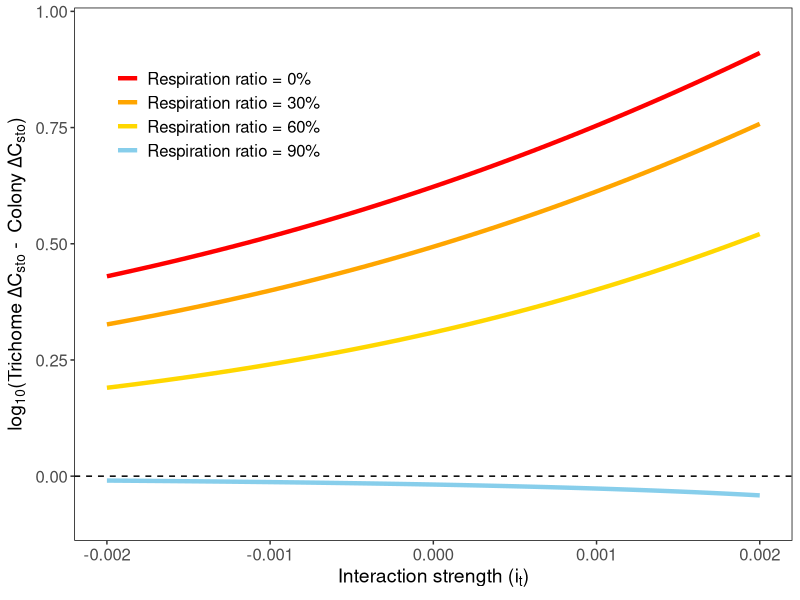

Here is the R script that generated this plot:



require(tidyverse)
require(cowplot)

######CHANGING INTERACTIONS######

interaction.strength <- seq(-0.002,0.002, by = 0.0001)
respiration.ratio <- 0
net.change.trichome <- vector()
net.change.colony <- vector()

for(r in 1:length(interaction.strength)){
  ######SINGLE TRICHOME
  
  carbon.fixation.rate <- 0.015
  nitrogen.fixation.rate  <- 0.0075
  respiration.rate <- respiration.ratio*carbon.fixation.rate
  carbon.nitrogen.conversion <- 1
  n_to_c <- 0.159
  t <- 2:720
  start.carbon <- 100
  carbon.storage <- vector()
  carbon.storage[1] <- start.carbon
  
  i = 1
  
  carbon.storage[i] <- (carbon.fixation.rate  - respiration.rate - 
                          (nitrogen.fixation.rate*carbon.nitrogen.conversion*n_to_c)) +
    start.carbon
  
  
  for(i in t){
    
    interaction.rate <- interaction.strength[r]*(carbon.storage[i-1])
    
    carbon.storage[i] <- (carbon.fixation.rate  - respiration.rate - 
                            (nitrogen.fixation.rate*carbon.nitrogen.conversion*n_to_c)) + interaction.rate + 
      carbon.storage[i-1]
    
  }
  
  net.change.trichome[r] <- carbon.storage[720] - carbon.storage[1]
  
  
  ######COLONY
  
  carbon.fixation.rate <- 0.010
  nitrogen.fixation.rate  <- 0.004
  respiration.rate <- respiration.ratio*carbon.fixation.rate
  carbon.nitrogen.conversion <- 1
  n_to_c <- 0.159
  t <- 2:720
  start.carbon <- 100
  carbon.storage <- vector()
  carbon.storage[1] <- start.carbon
  
  i = 1
  
  carbon.storage[i] <- (carbon.fixation.rate  - respiration.rate - 
                          (nitrogen.fixation.rate*carbon.nitrogen.conversion*n_to_c)) +
    start.carbon
  
  
  for(i in t){
    
    interaction.rate <- interaction.strength[r]*(carbon.storage[i-1])
    
    carbon.storage[i] <- (carbon.fixation.rate  - respiration.rate - 
                            (nitrogen.fixation.rate*carbon.nitrogen.conversion*n_to_c)) + interaction.rate + 
      carbon.storage[i-1]
    
  }
  
  net.change.colony[r] <-  carbon.storage[720] - carbon.storage[1]
  
}


colony <- data.frame(interaction.strength, net.change.colony,"Colony")
trichome <- data.frame(interaction.strength, net.change.trichome,"Free trichome")
colnames(colony) <- c("Ratio","Change","Group")
colnames(trichome) <- c("Ratio","Change","Group")
plotdf <- data.frame(interaction.strength, trichome$Change - colony$Change, "Respiration ratio = 0%")
colnames(plotdf) <- c("Ratio","Change", "Model")

df1 <- plotdf


interaction.strength <- seq(-0.002,0.002, by = 0.0001)
respiration.ratio <- 0.3
net.change.trichome <- vector()
net.change.colony <- vector()

for(r in 1:length(interaction.strength)){
  ######SINGLE TRICHOME
  
  carbon.fixation.rate <- 0.015
  nitrogen.fixation.rate  <- 0.0075
  respiration.rate <- respiration.ratio*carbon.fixation.rate
  carbon.nitrogen.conversion <- 1
  n_to_c <- 0.159
  t <- 2:720
  start.carbon <- 100
  carbon.storage <- vector()
  carbon.storage[1] <- start.carbon
  
  i = 1
  
  carbon.storage[i] <- (carbon.fixation.rate  - respiration.rate - 
                          (nitrogen.fixation.rate*carbon.nitrogen.conversion*n_to_c)) +
    start.carbon
  
  
  for(i in t){
    
    interaction.rate <- interaction.strength[r]*(carbon.storage[i-1])
    
    carbon.storage[i] <- (carbon.fixation.rate  - respiration.rate - 
                            (nitrogen.fixation.rate*carbon.nitrogen.conversion*n_to_c)) + interaction.rate + 
      carbon.storage[i-1]
    
  }
  
  net.change.trichome[r] <- carbon.storage[720] - carbon.storage[1]
  
  
  ######COLONY
  
  carbon.fixation.rate <- 0.010
  nitrogen.fixation.rate  <- 0.004
  respiration.rate <- respiration.ratio*carbon.fixation.rate
  carbon.nitrogen.conversion <- 1
  n_to_c <- 0.159
  t <- 2:720
  start.carbon <- 100
  carbon.storage <- vector()
  carbon.storage[1] <- start.carbon
  
  i = 1
  
  carbon.storage[i] <- (carbon.fixation.rate  - respiration.rate - 
                          (nitrogen.fixation.rate*carbon.nitrogen.conversion*n_to_c)) +
    start.carbon
  
  
  for(i in t){
    
    interaction.rate <- interaction.strength[r]*(carbon.storage[i-1])
    
    carbon.storage[i] <- (carbon.fixation.rate  - respiration.rate - 
                            (nitrogen.fixation.rate*carbon.nitrogen.conversion*n_to_c)) + interaction.rate + 
      carbon.storage[i-1]
    
  }
  
  net.change.colony[r] <-  carbon.storage[720] - carbon.storage[1]
  
}


colony <- data.frame(interaction.strength, net.change.colony,"Colony")
trichome <- data.frame(interaction.strength, net.change.trichome,"Free trichome")
colnames(colony) <- c("Ratio","Change","Group")
colnames(trichome) <- c("Ratio","Change","Group")
plotdf <- data.frame(interaction.strength, trichome$Change - colony$Change, "Respiration ratio = 30%")
colnames(plotdf) <- c("Ratio","Change", "Model")

df2 <- plotdf


interaction.strength <- seq(-0.002,0.002, by = 0.0001)
respiration.ratio <- 0.6
net.change.trichome <- vector()
net.change.colony <- vector()

for(r in 1:length(interaction.strength)){
  ######SINGLE TRICHOME
  
  carbon.fixation.rate <- 0.015
  nitrogen.fixation.rate  <- 0.0075
  respiration.rate <- respiration.ratio*carbon.fixation.rate
  carbon.nitrogen.conversion <- 1
  n_to_c <- 0.159
  t <- 2:720
  start.carbon <- 100
  carbon.storage <- vector()
  carbon.storage[1] <- start.carbon
  
  i = 1
  
  carbon.storage[i] <- (carbon.fixation.rate  - respiration.rate - 
                          (nitrogen.fixation.rate*carbon.nitrogen.conversion*n_to_c)) +
    start.carbon
  
  
  for(i in t){
    
    interaction.rate <- interaction.strength[r]*(carbon.storage[i-1])
    
    carbon.storage[i] <- (carbon.fixation.rate  - respiration.rate - 
                            (nitrogen.fixation.rate*carbon.nitrogen.conversion*n_to_c)) + interaction.rate + 
      carbon.storage[i-1]
    
  }
  
  net.change.trichome[r] <- carbon.storage[720] - carbon.storage[1]
  
  
  ######COLONY
  
  carbon.fixation.rate <- 0.010
  nitrogen.fixation.rate  <- 0.004
  respiration.rate <- respiration.ratio*carbon.fixation.rate
  carbon.nitrogen.conversion <- 1
  n_to_c <- 0.159
  t <- 2:720
  start.carbon <- 100
  carbon.storage <- vector()
  carbon.storage[1] <- start.carbon
  
  i = 1
  
  carbon.storage[i] <- (carbon.fixation.rate  - respiration.rate - 
                          (nitrogen.fixation.rate*carbon.nitrogen.conversion*n_to_c)) +
    start.carbon
  
  
  for(i in t){
    
    interaction.rate <- interaction.strength[r]*(carbon.storage[i-1])
    
    carbon.storage[i] <- (carbon.fixation.rate  - respiration.rate - 
                            (nitrogen.fixation.rate*carbon.nitrogen.conversion*n_to_c)) + interaction.rate + 
      carbon.storage[i-1]
    
  }
  
  net.change.colony[r] <-  carbon.storage[720] - carbon.storage[1]
  
}


colony <- data.frame(interaction.strength, net.change.colony,"Colony")
trichome <- data.frame(interaction.strength, net.change.trichome,"Free trichome")
colnames(colony) <- c("Ratio","Change","Group")
colnames(trichome) <- c("Ratio","Change","Group")
plotdf <- data.frame(interaction.strength, trichome$Change - colony$Change, "Respiration ratio = 60%")
colnames(plotdf) <- c("Ratio","Change", "Model")

df3 <- plotdf



interaction.strength <- seq(-0.002,0.002, by = 0.0001)
respiration.ratio <- 0.9
net.change.trichome <- vector()
net.change.colony <- vector()

for(r in 1:length(interaction.strength)){
  ######SINGLE TRICHOME
  
  carbon.fixation.rate <- 0.015
  nitrogen.fixation.rate  <- 0.0075
  respiration.rate <- respiration.ratio*carbon.fixation.rate
  carbon.nitrogen.conversion <- 1
  n_to_c <- 0.159
  t <- 2:720
  start.carbon <- 100
  carbon.storage <- vector()
  carbon.storage[1] <- start.carbon
  
  i = 1
  
  carbon.storage[i] <- (carbon.fixation.rate  - respiration.rate - 
                          (nitrogen.fixation.rate*carbon.nitrogen.conversion*n_to_c)) +
    start.carbon
  
  
  for(i in t){
    
    interaction.rate <- interaction.strength[r]*(carbon.storage[i-1])
    
    carbon.storage[i] <- (carbon.fixation.rate  - respiration.rate - 
                            (nitrogen.fixation.rate*carbon.nitrogen.conversion*n_to_c)) + interaction.rate + 
      carbon.storage[i-1]
    
  }
  
  net.change.trichome[r] <- carbon.storage[720] - carbon.storage[1]
  
  
  ######COLONY
  
  carbon.fixation.rate <- 0.010
  nitrogen.fixation.rate  <- 0.004
  respiration.rate <- respiration.ratio*carbon.fixation.rate
  carbon.nitrogen.conversion <- 1
  n_to_c <- 0.159
  t <- 2:720
  start.carbon <- 100
  carbon.storage <- vector()
  carbon.storage[1] <- start.carbon
  
  i = 1
  
  carbon.storage[i] <- (carbon.fixation.rate  - respiration.rate - 
                          (nitrogen.fixation.rate*carbon.nitrogen.conversion*n_to_c)) +
    start.carbon
  
  
  for(i in t){
    
    interaction.rate <- interaction.strength[r]*(carbon.storage[i-1])
    
    carbon.storage[i] <- (carbon.fixation.rate  - respiration.rate - 
                            (nitrogen.fixation.rate*carbon.nitrogen.conversion*n_to_c)) + interaction.rate + 
      carbon.storage[i-1]
    
  }
  
  net.change.colony[r] <-  carbon.storage[720] - carbon.storage[1]
  
}


colony <- data.frame(interaction.strength, net.change.colony,"Colony")
trichome <- data.frame(interaction.strength, net.change.trichome,"Free trichome")
colnames(colony) <- c("Ratio","Change","Group")
colnames(trichome) <- c("Ratio","Change","Group")
plotdf <- data.frame(interaction.strength, trichome$Change - colony$Change, "Respiration ratio = 90%")
colnames(plotdf) <- c("Ratio","Change", "Model")

df4 <- plotdf

plotdf <- rbind(df1,df2,df3,df4)

ggplot(plotdf, aes(x = Ratio, y = log10(Change+1), color = Model)) +
  geom_line(size = 1.5, linetype = "solid") +
  geom_hline(yintercept = 0, linetype = "dashed") + 
  theme(panel.background = element_blank(),legend.background = element_blank(), legend.position = c(0.2,0.8), plot.title = element_text(size=16),
        legend.text = element_text(size=12), axis.text = element_text(size=12), axis.title = element_text(size=14),
        panel.border = element_rect(fill = NA, linetype = "solid"), legend.title = element_blank()) + 
  labs(y = expression(paste("log"["10"],"(Trichome ",Delta,"C"["sto"]," -  Colony ", Delta,"C"["sto"],")")), x = expression(paste("Interaction strength ","(i"["t"],")")))+
  scale_y_continuous(expand = c(0.05, 0.05)) + 
  scale_x_continuous(labels = scales::comma) + 
  scale_colour_discrete(type = c("red","orange", "gold", "skyblue"))

